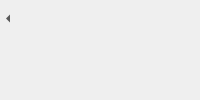
     <widget class="QFrame" name="frame_2">
      <property name="frameShape">
       <enum>QFrame::NoFrame</enum>
      </property>
      <property name="frameShadow">
       <enum>QFrame::Raised</enum>
      </property>
      <layout class="QVBoxLayout" name="verticalLayout">
       <property name="spacing">
        <number>1</number>
       </property>
       <property name="leftMargin">
        <number>0</number>
       </property>
       <property name="topMargin">
        <number>0</number>
       </property>
       <property name="rightMargin">
        <number>0</number>
       </property>
       <property name="bottomMargin">
        <number>0</number>
       </property>
       <item>
        <widget class="QToolButton" name="hideDocksButton">
         <property name="sizePolicy">
          <sizepolicy hsizetype="Fixed" vsizetype="Preferred">
           <horstretch>0</horstretch>
           <verstretch>0</verstretch>
          </sizepolicy>
         </property>
         <property name="text">
          <string>...</string>
         </property>
         <property name="iconSize">
          <size>
           <width>8</width>
           <height>8</height>
          </size>
         </property>
         <property name="checkable">
          <bool>true</bool>
         </property>
         <property name="popupMode">
          <enum>QToolButton::DelayedPopup</enum>
         </property>
         <property name="toolButtonStyle">
          <enum>Qt::ToolButtonIconOnly</enum>
         </property>
         <property name="autoRaise">
          <bool>true</bool>
         </property>
         <property name="arrowType">
          <enum>Qt::LeftArrow</enum>
         </property>
        </widget>
       </item>
       <item>
        <widget class="QPushButton" name="logButton">
         <property name="maximumSize">
          <size>
           <width>16</width>
           <height>20</height>
          </size>
         </property>
         <property name="text">
          <string/>
         </property>
         <property name="iconSize">
          <size>
           <width>16</width>
           <height>16</height>
          </size>
         </property>
         <property name="flat">
          <bool>true</bool>
         </property>
        </widget>
       </item>
       <item>
        <widget class="QPushButton" name="settingsButton">
         <property name="maximumSize">
          <size>
           <width>16</width>
           <height>20</height>
          </size>
         </property>
         <property name="text">
          <string/>
         </property>
         <property name="iconSize">
          <size>
           <width>16</width>
           <height>16</height>
          </size>
         </property>
         <property name="flat">
          <bool>true</bool>
         </property>
        </widget>
       </item>
       <item>
        <widget class="QPushButton" name="infoButton">
         <property name="sizePolicy">
          <sizepolicy hsizetype="Preferred" vsizetype="Fixed">
           <horstretch>0</horstretch>
           <verstretch>0</verstretch>
          </sizepolicy>
         </property>
         <property name="maximumSize">
          <size>
           <width>16</width>
           <height>20</height>
          </size>
         </property>
         <property name="flat">
          <bool>true</bool>
         </property>
        </widget>
       </item>
      </layout>
     </widget>
